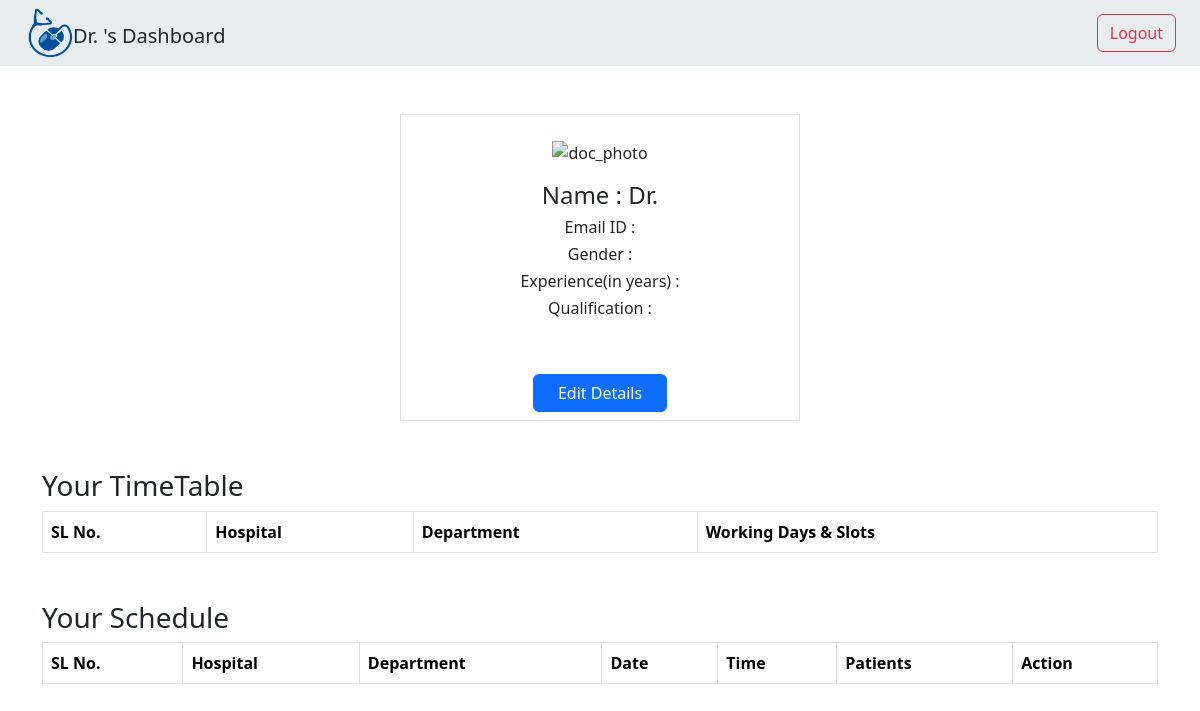
/Do00c28/doctor/dashboard, run on an earlier commit of the app's database.
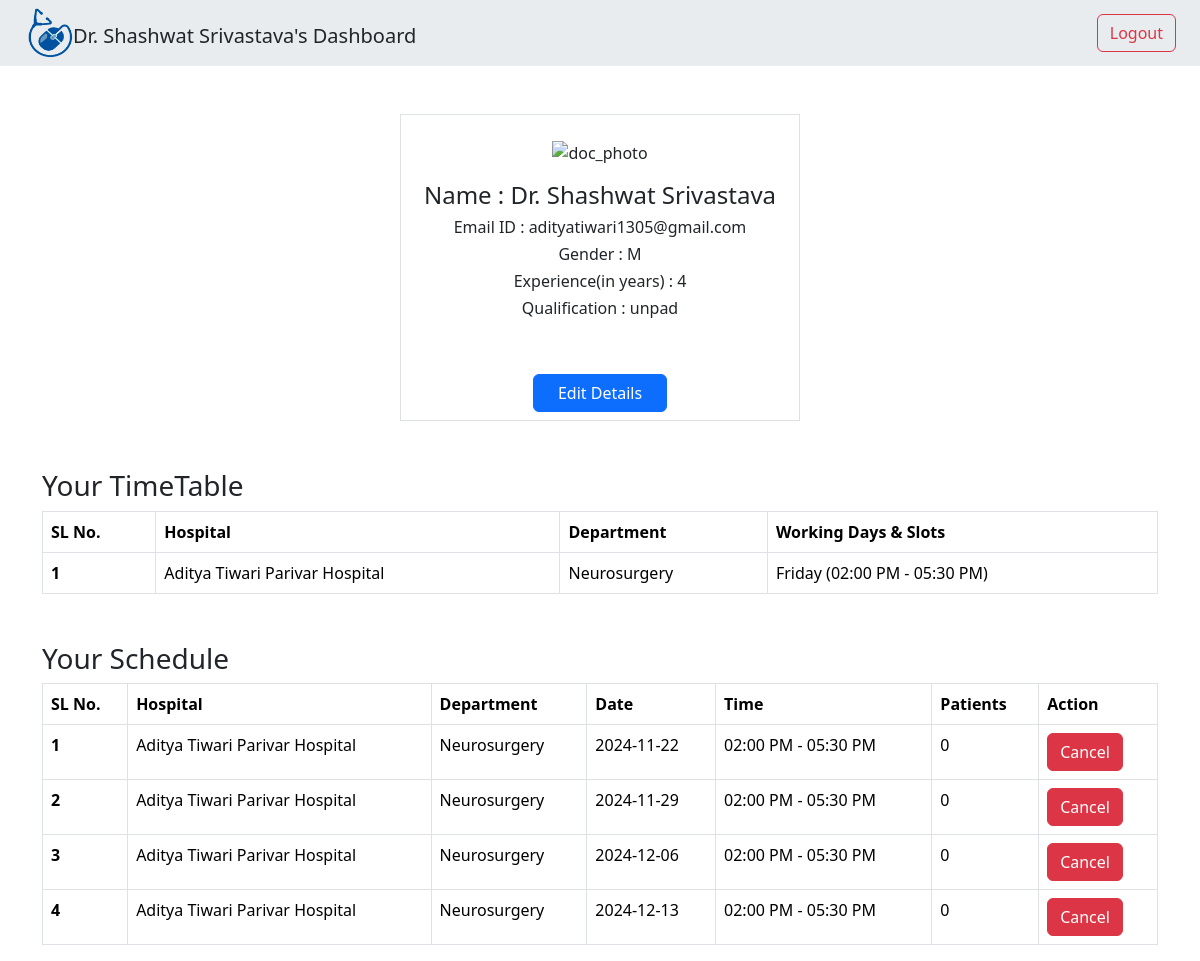
And on a later commit of the database.
### application/models.py (models this page shows)
class Doctor(db.Model):
    id=db.Column(db.String(),primary_key=True)
    email=db.Column(db.String())
    password=db.Column(db.String())
    name=db.Column(db.String())
    gender=db.Column(db.String(1))
    qual=db.Column(db.String())
    exp=db.Column(db.Integer)
    photo=db.Column(db.String())

class Hospital(db.Model):
    id=db.Column(db.String(),primary_key=True)
    name=db.Column(db.String())
    state=db.Column(db.String())
    city=db.Column(db.String())
    nDept=db.Column(db.Integer,default=0)
    rating=db.Column(db.Float,default=0)

class Department(db.Model):
    id=db.Column(db.String(),primary_key=True)
    name=db.Column(db.String())
    nDoc=db.Column(db.Integer,default=0)
    rating=db.Column(db.Float)
    hid=db.Column(db.String(),db.ForeignKey('hospital.id'))

### application/controllers.py (the view)
@app.route('/<docid>/doctor/dashboard')
def doctorDashboard(docid):
    deptdocs=[]
    docdates=[]
    for d in Deptdoc.query.filter_by(docid=docid).all():
        daysrec=Days.query.filter_by(ddid=d.id).all()
        schedule={}
        for day in daysrec:
            slots=Slots.query.filter_by(daysid=day.id).all()
            schedule[days[day.day]]=[(i.from_.strftime('%I:%M %p'),i.to.strftime('%I:%M %p')) for i in slots]
        dept=Department.query.get(d.deptid)
        hosp=Hospital.query.get(dept.hid)
        deptdocs.append((hosp,dept,schedule))
        print(schedule)
        today=datetime.date.today()
        for i in range(0,31):
            date=today+datetime.timedelta(days=i)
            if days[date.weekday()+1] in schedule:
                for slot in  Slots.query.filter_by(daysid=Days.query.filter_by(ddid=d.id,day=date.weekday()+1).first().id).all():
                    appoint=Appointment.query.filter_by(date=date,slotid=slot.id).first()
                    if(appoint):
                        docdates.append((hosp,dept,date,slot.from_,slot.to,appoint.token))
                    else:
                        docdates.append((hosp,dept,date,slot.from_.strftime('%I:%M %p'),slot.to.strftime('%I:%M %p'),0))
    print(docdates)
    return render_template('doctor_dash.html',doctor=Doctor.query.get(docid),deptdocs=deptdocs,docdates=docdates)

### templates/doctor_dash.html (shortened to what this page needs)
<!DOCTYPE html>
<html lang="en">
<head>
    <link href="https://cdn.jsdelivr.net/npm/bootstrap@5.3.3/dist/css/bootstrap.min.css" rel="stylesheet">
    <link rel="stylesheet" href="/static/doctor_dash.css">
</head>
<body>
    <nav class="navbar navbar-expand-lg bg-body-secondary px-3">
        <div class="container-fluid">
            <div class="d-flex">
                <div>
                    <img class="logo" src="/static/images/logo.png"  width="45" height="50">
                </div>
                <h5 class="mt-3">Dr. {{doctor.name}}'s Dashboard</h5>
            </div>
        </div>
          <div class="collapse navbar-collapse" id="navbarSupportedContent">
            <a href="/" type="button" class="btn btn-outline-danger mx-2 ">Logout</a>
          </div>
      </nav>
        <div class="container flex-column d-flex align-items-center mt-5 border col-4">
            <div class="pt-4">
                <img src="/static/images/{{doctor.photo}}" height="210px" width="180px" alt="doc_photo">
            </div>
            <h4 class="pt-3" >Name : Dr. {{doctor.name}}</h4>
            <h6>Email ID : {{doctor.email}}</h6>
            <h6>Gender : {{doctor.gender}}</h6>
            <h6>Experience(in years) : {{doctor.exp}}</h6>
            <h6>Qualification : {{doctor.qual}}</h6>
            <button class="btn btn-primary text-center px-4 mt-5 mb-2">Edit Details</button>
        </div>
        <div class="container mt-5">
          <h3>Your TimeTable</h3>
            <table class="table table-hover table-bordered table-responsive">
                <thead>
                  <tr>
                    <th scope="col">SL No.</th>
                    <th scope="col">Hospital</th>
                    <th scope="col">Department</th>
                    <th scope="col">Working Days & Slots</th>
                  </tr>
                </thead>
                <tbody>
                  {%for hosp,dept,schedule in deptdocs%}
                  <tr>
                    <th scope="row">{{loop.index}}</th>
                    <td>{{hosp.name}}</td>
                    <td>{{dept.name}}</td>
                    <td>{%for s in schedule%}{{s}} ({%for sc in schedule[s]%}{{sc[0]}} - {{sc[1]}}{%endfor%}){%endfor%}</td>
                  </tr>
                 {%endfor%}
                </tbody>
              </table>
        </div>
        <div id="dates" class="container mt-5">
          <h3>Your Schedule</h3>
          <table class="table table-hover table-bordered table-responsive">
            <thead>
              <tr>
                <th scope="col">SL No.</th>
                <th scope="col">Hospital</th>
                <th scope="col">Department</th>
                <th scope="col">Date</th>
                <th scope="col">Time</th>
                <th scope="col">Patients</th>
                <th scope="col">Action</th>
              </tr>
            </thead>
            <tbody>
              {%for hosp,dept,date,from_,to,token in  docdates%}
              <tr>
                <th scope="row">{{loop.index}}</th>
                <td>{{hosp.name}}</td>
                <td>{{dept.name}}</td>
                <td>{{date}}</td>
                <td>{{from_}} - {{to}}</td>
                <td>{{token}}</td>
                <td><a href="/{}/cancel" type="button" class="btn btn-danger">Cancel</a></td>
              </tr>
             {%endfor%}
            </tbody>
          </table>
        </div>
</body>
</html>

### static/doctor_dash.css (style rules this page uses)
* { margin: 0; padding: 0; box-sizing: border-box; }

What changed in the data, as far as the page shows it:
added Doctor: name "Shashwat Srivastava", email "adityatiwari1305@gmail.com", gender "M", exp "4", qual "unpad"
added Hospital: name "Aditya Tiwari Parivar Hospital", name "Neurosurgery", schedule "Friday", sc "02:00 PM", sc "05:30 PM", date "2024-11-22", from_ "02:00 PM", to "05:30 PM", token "0", date "2024-11-29", date "2024-12-06", date "2024-12-13"
